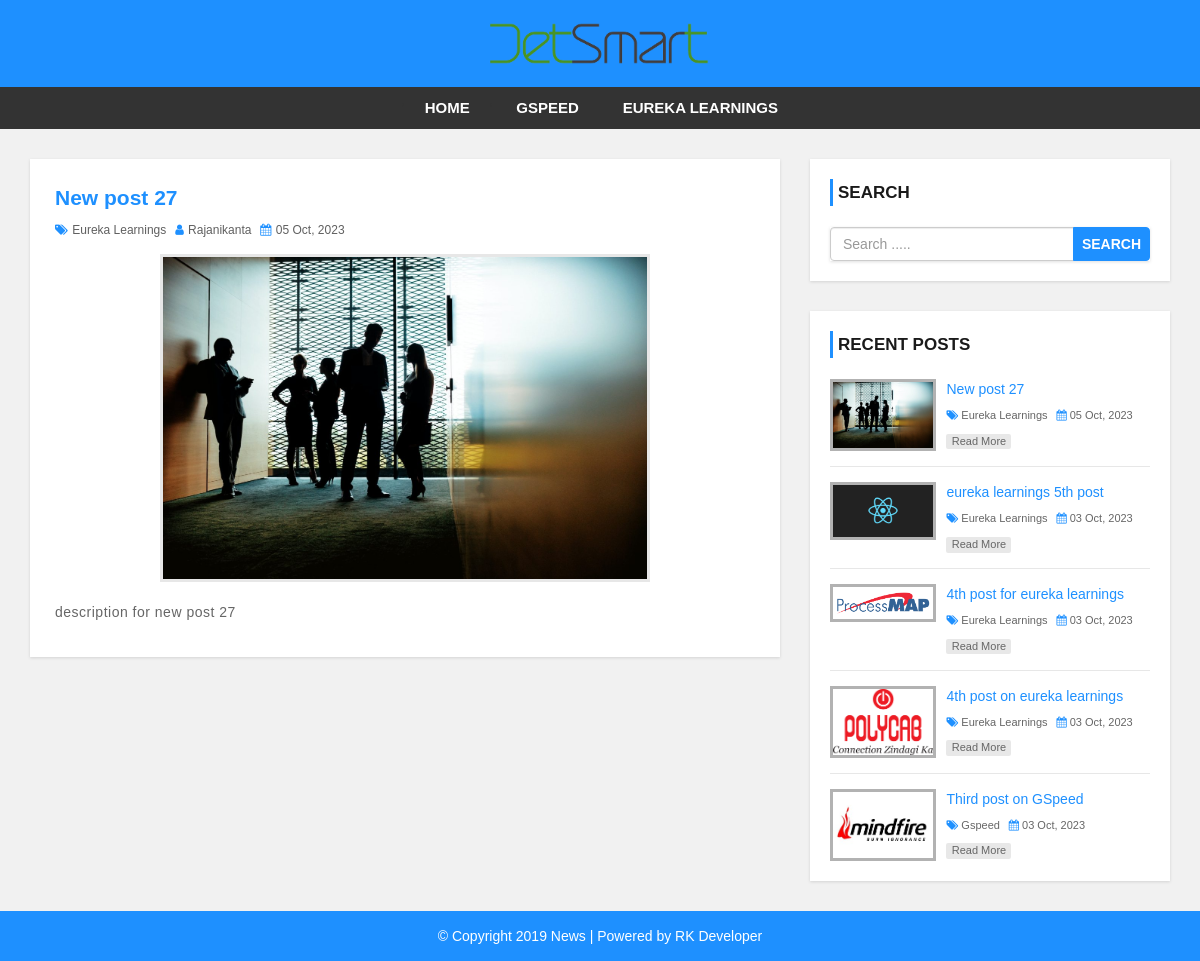
The page /single.php?id=66 on the database its author committed.
### tables this page shows
CREATE TABLE `category` (
  `category_id` int(11) NOT NULL,
  `category_name` varchar(100) NOT NULL,
  `post` int(11) NOT NULL DEFAULT 0
);

CREATE TABLE `post` (
  `post_id` int(11) NOT NULL,
  `title` varchar(100) NOT NULL,
  `description` text NOT NULL,
  `category` varchar(100) NOT NULL,
  `post_date` varchar(50) NOT NULL,
  `author` int(11) NOT NULL,
  `post_img` varchar(100) NOT NULL
);

CREATE TABLE `user` (
  `user_id` int(10) UNSIGNED NOT NULL,
  `first_name` varchar(30) NOT NULL,
  `last_name` varchar(30) NOT NULL,
  `username` varchar(30) DEFAULT NULL,
  `password` varchar(40) DEFAULT NULL,
  `role` int(11) NOT NULL
);

### config.php (called while the page is built, shortened)
<?php
$hostname= "http://localhost/news-site";
?>

### single.php (the view)
<?php include 'header.php'; ?>
    <div id="main-content">
        <div class="container">
            <div class="row">
                <div class="col-md-8">
                    <?php
                   $post_id=$_GET['id'];
                   $sql= "SELECT * FROM post LEFT JOIN category ON post.category=category.category_id
                    LEFT JOIN user ON post.author= user.user_id WHERE post_id={$post_id}";
                    $result= mysqli_query($conn, $sql);
                    while($row=mysqli_fetch_assoc($result)){
                    ?>
                    <div class="post-container">
                        <div class="post-content single-post">
                            <h3><?php echo $row['title']?></h3>
                            <div class="post-information">
                                <span>
                                    <i class="fa fa-tags" aria-hidden="true"></i>
                                    <a href='category.php?cat_id=<?php echo $row['category']?>'><?php echo $row['category_name'] ?></a>
                                </span>
                                <span>
                                    <i class="fa fa-user" aria-hidden="true"></i>
                                    <a href='author.php?a_id=<?php echo $row['user_id']?>'><?php echo $row['first_name'] ?></a>
                                </span>
                                <span>
                                    <i class="fa fa-calendar" aria-hidden="true"></i>
                                    <?php echo $row['post_date']?>
                                </span>
                            </div>
                            <img class="single-feature-image" src="admin/upload/<?php echo $row['post_img'] ?>" alt=""/>
                            <p class="description">
                            <?php echo $row['description']?>
                            </p>
                        </div>
                    </div>
                    <?php
                    }
                    ?>
                </div>
                <?php include 'sidebar.php'; ?>
            </div>
        </div>
    </div>
<?php include 'footer.php'; ?>

### header.php (shortened to what this page needs)
<?php
include "config.php";
?>
<!DOCTYPE html>
<html lang="en">
<head>
    <link rel="stylesheet" href="css/bootstrap.min.css" />
    <link rel="stylesheet" href="css/font-awesome.css">
    <link rel="stylesheet" href="css/style.css">
</head>
<body>
<div id="header">
    <div class="container">
        <div class="row">
            <div class=" col-md-offset-4 col-md-4">
                <a href="index.php" id="logo"><img src="images/jetsmart-logo.png"></a>
            </div>
        </div>
    </div>
</div>
<div id="menu-bar">
    <div class="container">
        <div class="row">
            <div class="col-md-12">
                <ul class='menu'>
                    <?php
                    include "config.php";
                    echo "'<li><a href='$hostname'>Home</a></li>'";
                    $sql= "SELECT * FROM category WHERE post > 0";
                    $result= mysqli_query($conn, $sql) or die("Query failed");
                    while($row=mysqli_fetch_assoc($result)){
                    ?>
                    <li><a class='<?php echo "{$active}" ?>' href="category.php?cat_id=<?php echo $row['category_id']?>"><?php echo $row['category_name']?></a></li>
                    <?php }
                    ?>
                </ul>
            </div>
        </div>
    </div>
</div>

### sidebar.php
<div id="sidebar" class="col-md-4">
    <div class="search-box-container">
        <h4>Search</h4>
        <form class="search-post" action="search.php" method ="GET">
            <div class="input-group">
                <input type="text" name="search" class="form-control" placeholder="Search .....">
                <span class="input-group-btn">
                    <button type="submit" class="btn btn-danger">Search</button>
                </span>
            </div>
        </form>
    </div>
    <div class="recent-post-container">
        <h4>Recent Posts</h4>
        <?php
        include "config.php";
        $sql="SELECT * FROM post LEFT JOIN category ON post.category=category.category_id ORDER BY post_id DESC LIMIT 5";
        $result=mysqli_query($conn, $sql);
        if(mysqli_num_rows($result)>0){
            while($row=mysqli_fetch_assoc($result)){
        ?>
        <div class="recent-post">
            <a class="post-img" href="single.php?id=<?php echo $row['post_id']?>">
                <img src="admin/upload/<?php echo $row['post_img'] ?>" alt=""/>
            </a>
            <div class="post-content">
                <h5><a href="single.php?id=<?php echo $row['post_id']?>"><?php echo $row['title'] ?></a></h5>
                <span>
                    <i class="fa fa-tags" aria-hidden="true"></i>
                    <a href='category.php?cat_id=<?php echo $row['category']?>'><?php echo $row['category_name'] ?></a>
                </span>
                <span>
                    <i class="fa fa-calendar" aria-hidden="true"></i>
                    <?php echo $row['post_date'] ?>
                </span>
                <a class="read-more" href="single.php?id=<?php echo $row['post_id']?>">read more</a>
            </div>
        </div>
        <?php
    }
}
        ?>
    </div>
</div>

### css/style.css (style rules this page uses)
body { background: #f1f1f1; font-family: sans-serif,arial,Helvetica; }
a, a:hover, a:focus { text-decoration: none; outline: none; }
ul { margin:0; padding:0; list-style:none; }
form { background: #fff; padding: 25px; box-shadow:0 1px 3px rgba(0, 0, 0, 0.13); }
#header { background: #1E90FF; text-align: center; padding: 15px; }
#logo { display: inline-block; width: 65%; }
#logo img { width: 100%; }
#menu-bar { background: #333; text-align: center; }
#menu-bar .menu > li { display: inline-block; }
.menu > li > a { padding: 10px 20px; display: block; text-transform: uppercase; color: #fff; font-size: 15px; font-weight:600; transition:all 0.5s ease 0s; }
#main-content { padding: 30px 0; min-height: 750px; }
#main-content .post-container { background-color: #fff; padding: 25px; box-shadow: 0 1px 3px rgba(0, 0, 0, 0.13); }
#main-content .post-content { border-bottom: 1px solid #d1d1d1; padding: 0 0 30px; margin-bottom:30px; }
#main-content .post-content img { width: 100%; }
#main-content .post-content h3 { font-size: 21px; line-height: 28px; font-weight: 600; margin: 0 0 7px; }
#main-content .post-content .post-information span { color: #606060; font-size: 12px; text-transform: capitalize; margin: 0 5px 5px 0; display: inline-block; }
#main-content .post-content .post-information i { color: #1e90ff; margin-right: 1px; }
#main-content .post-content .post-information a { color: #606060; text-decoration: none; }
#main-content .post-content p, #main-content .single-post p { color: #666; font-size: 14px; letter-spacing: 0.5px; margin:0 0 10px; }
#main-content .post-content a.read-more { color: #fff; background-color: #1E90FF; font-size: 12px; text-transform: capitalize; padding: 3px 8px; border-radius: 2px; transition: all 0.3s; }
#main-content .single-post { border: none; margin-bottom: 0; padding-bottom: 0; }
#main-content .single-post h3 { color: #1e90ff; }
#main-content .single-post .post-information { margin: 0 0 10px; }
#main-content .single-post p { text-align: justify; }
#main-content .single-post img.single-feature-image { width: 70%; margin: 0 auto 20px; display: block; border: 3px solid #e7e7e7; }
i.fa { color:#222; }
#sidebar h4 { color: #1A1A1A; font-size: 17px; line-height: 27px; font-weight:600; text-transform: uppercase; padding: 0 0 0 5px; margin: 0 0 21px; border-left: 3px solid #1e90ff; }
#sidebar .search-box-container { background-color: #fff; padding: 20px; margin: 0 0 30px; box-shadow: 0 1px 3px rgba(0, 0, 0, 0.13); }
#sidebar .search-post { padding: 0; }
#sidebar .search-post input { color: #606060; }
#sidebar .search-post .btn { font-weight: 600; text-transform: uppercase; padding: 6px 8px; background-color: #1E90FF; border-color: #1E90FF; outline: none; }
#sidebar .recent-post-container { padding: 20px; background: #fff; box-shadow: 0 1px 3px rgba(0, 0, 0, 0.13); }
#sidebar .recent-post { border-bottom: 1px solid #e7e7e7; padding: 0 0 15px; margin: 0 0 15px; }
#sidebar .recent-post:last-child { margin: 0; padding: 0; border: none; }
#sidebar .recent-post .post-img { display: inline-block; width: 33%; border: 3px solid rgba(0,0,0,0.3); vertical-align: top; transition: border .3s; }
#sidebar .recent-post .post-img img { width: 100%; }
#sidebar .recent-post .post-content { width: 65%; display: inline-block; border: none; padding: 0 0 0 7px; margin: 0; }
#sidebar .recent-post h5 { font-size: 14px; line-height: 20px; margin: 0 0 5px; }
#sidebar .recent-post h5 a { color: #1E90FF; }
#sidebar .recent-post span { color: #666; font-size: 11px; display: inline-block; margin: 0 5px 10px 0; }
#sidebar .recent-post span a { color: #666; }
#sidebar .recent-post span i { color: #1E90FF; }
#sidebar .recent-post a.read-more { color: #666; background-color: rgba(0,0,0,0.09); width: 65px; font-size: 11px; text-align: center; padding: 0; display: block; transition: all 0.3s; }

### rows shown on the page
category: category_name "GSPEED"
category: category_name "EUREKA LEARNINGS"
post: title "New post 27", category.category_name "Eureka Learnings", user.first_name "Rajanikanta", post_date "05 Oct, 2023", post_img (picture), description "description for new post 27"
post: post_img (picture), title "eureka learnings 5th post", category.category_name "Eureka Learnings", post_date "03 Oct, 2023"
post: post_img (picture), title "4th post for eureka learnings", category.category_name "Eureka Learnings", post_date "03 Oct, 2023"
post: post_img (picture), title "4th post on eureka learnings", category.category_name "Eureka Learnings", post_date "03 Oct, 2023"
post: post_img (picture), title "Third post on GSpeed", category.category_name "Gspeed", post_date "03 Oct, 2023"
